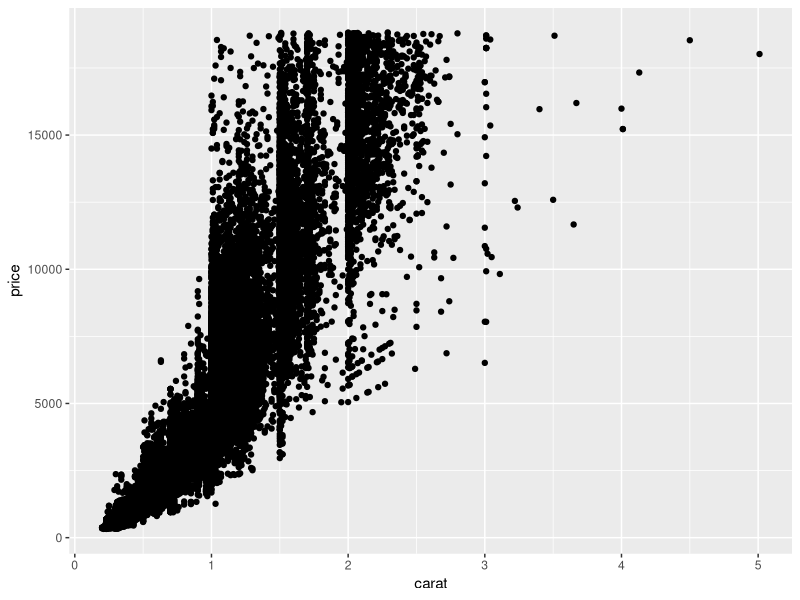
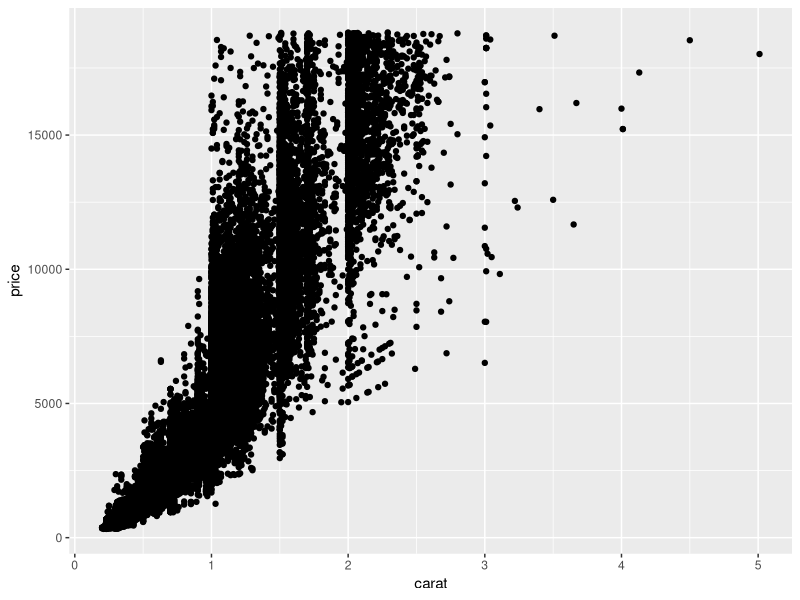
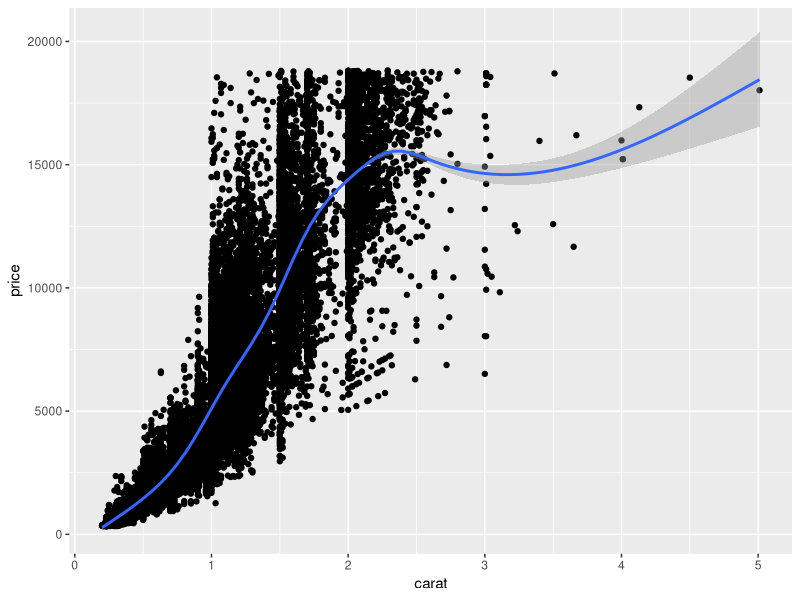

R code for these plots, in order: (Note: this script raises an error after producing the figures.)
#=====================================================
# ggplot
#=====================================================
library(ggplot2)
data(diamonds)

ggplot(diamonds,aes(x=carat,y=price))+geom_point()
ggplot(diamonds,aes(x=carat,y=price),color=cut)+geom_point()
ggplot(diamonds,aes(x=carat,y=price),color=clarity, size=cut)+geom_point()+geom_smooth()
ggplot(diamonds,aes(x=carat,y=price),color=clarity)+geom_point()+geom_smooth(se='False')

#===========================
# easily create multiple graph
#===========================
ggplot(diamonds,aes(x=carat,y=price),color=cut)+geom_point()+facet_wrap(~clarity)
ggplot(diamonds,aes(x=carat,y=price),color=cut)+geom_point()+facet_grid(color~clarity)

## historgram
ggplot(diamonds,aes(x=price, fill=clarity))+geom_histogram(binwidth=200)
ggplot(diamonds,aes(x=price, fill=cut))+geom_histogram(binwidth=200)
ggplot(diamonds,aes(x=price))+geom_histogram(binwidth=200)+facet_wrap(~clarity)
ggplot(diamonds,aes(x=price))+geom_histogram(binwidth=200)+facet_wrap(~clarity, scale="free_y")

ggplot(diamonds,aes(x=price))+geom_density()

ggplot(diamonds,aes(x=color, y=price))+geom_boxplot()
ggplot(diamonds,aes(x=color, y=price))+geom_boxplot()+scale_y_log10()
ggplot(diamonds,aes(x=color, y=price))+geom_violin()+scale_y_log10()
ggplot(diamonds,aes(x=color, y=price))+geom_violin()+scale_y_log10()+facet_wrap(~clarity)

x=rnorm(1000)
qplot(x)
qplot(x,binwidth=1)+xlab("Random Variable")
y=rnorm(1000)
qplot(x,y)
qplot(x,y)+geom_smooth()

data("WorldPhones")
# install.packages("reshape2")
library(reshape2)
WorldPhones.m=melt(WorldPhones)
colnames(WorldPhones.m)=c("Year","Continent", "Phones")
ggplot(WorldPhones.m, aes(x=Year, y=Phones, color=Continent))+geom_line()
p=ggplot(WorldPhones.m, aes(x=Year, y=Phones, color=Continent))+geom_line()

ggsave("WorldPhone.png")



#======================
# ggplot model fit
#======================
library(splines)
library(tidyverse)
library(modelr)

sim5 <- tibble(
  x = seq(0, 3.5 * pi, length = 50),
  y = 4 * sin(x) + rnorm(length(x))
)

ggplot(sim5, aes(x, y)) +
  geom_point()

mod1 <- lm(y ~ ns(x, 1), data = sim5)
mod2 <- lm(y ~ ns(x, 2), data = sim5)
mod3 <- lm(y ~ ns(x, 3), data = sim5)
mod4 <- lm(y ~ ns(x, 4), data = sim5)
mod5 <- lm(y ~ ns(x, 5), data = sim5)

summary(mod5)

grid <- sim5 %>% 
  data_grid(x = seq_range(x, n = 50, expand = 0.1)) %>% 
  gather_predictions(mod1, mod2, mod3, mod4, mod5, .pred = "y")

ggplot(sim5, aes(x, y)) + 
  geom_point() +
  geom_line(data = grid, colour = "red") +
  facet_wrap(~ model)

